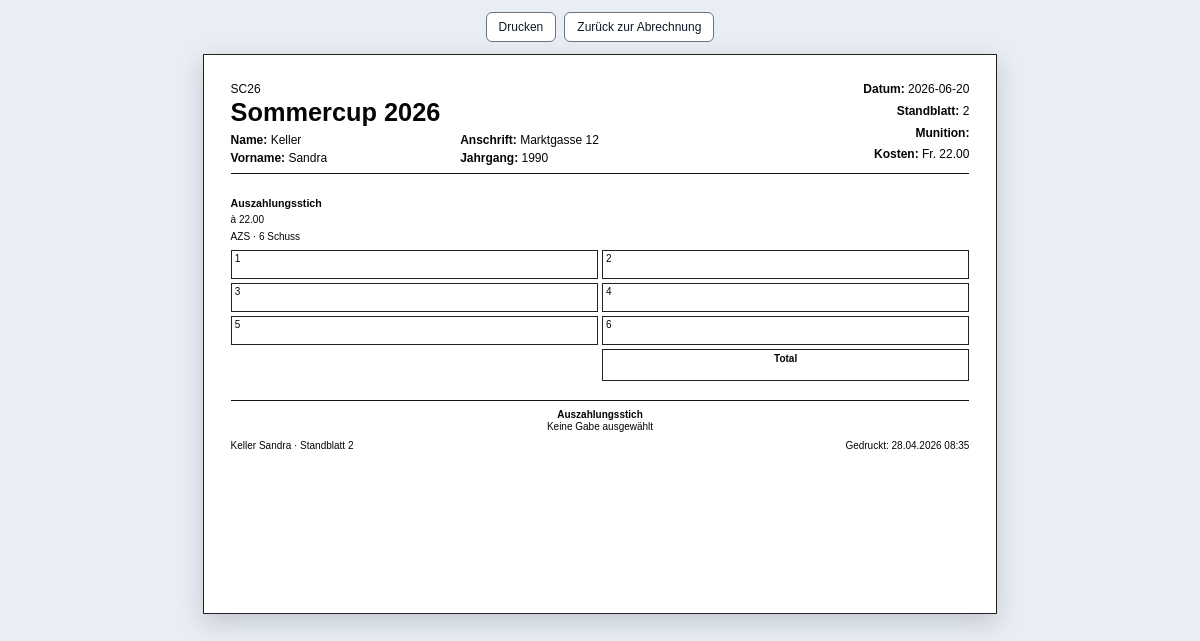
Page /anlass/2/loesen/2/abrechnen/druck (signed in) on the committed database.
### tables this page shows
CREATE TABLE anlass (
    id INT UNSIGNED AUTO_INCREMENT PRIMARY KEY,
    fk_adress_id_creator INT UNSIGNED NULL,
    fk_adress_id_modifier INT UNSIGNED NULL,
    name_anlass VARCHAR(190) NOT NULL,
    shortname_anlass VARCHAR(100) NULL,
    start_anlass DATE NULL,
    end_anlass DATE NULL,
    created_by_user_id INT UNSIGNED NULL,
    created_at TIMESTAMP NOT NULL DEFAULT CURRENT_TIMESTAMP,
    updated_by_user_id INT UNSIGNED NULL,
    updated_at TIMESTAMP NOT NULL DEFAULT CURRENT_TIMESTAMP ON UPDATE CURRENT_TIMESTAMP,
    CONSTRAINT fk_anlass_adress_creator
        FOREIGN KEY (fk_adress_id_creator) REFERENCES adressen(id)
        ON DELETE SET NULL,
    CONSTRAINT fk_anlass_adress_modifier
        FOREIGN KEY (fk_adress_id_modifier) REFERENCES adressen(id)
        ON DELETE SET NULL,
    CONSTRAINT fk_anlass_created_by
        FOREIGN KEY (created_by_user_id) REFERENCES users(id)
        ON DELETE SET NULL,
    CONSTRAINT fk_anlass_updated_by
        FOREIGN KEY (updated_by_user_id) REFERENCES users(id)
        ON DELETE SET NULL
);

CREATE TABLE adressen (
    id INT UNSIGNED AUTO_INCREMENT PRIMARY KEY,
    creator_adress_id INT UNSIGNED NULL,
    modifier_adress_id INT UNSIGNED NULL,
    anrede VARCHAR(50) NULL,
    firmen_anrede VARCHAR(100) NULL,
    nachname VARCHAR(150) NOT NULL,
    vorname VARCHAR(150) NULL,
    zusatz VARCHAR(150) NULL,
    strasse VARCHAR(190) NULL,
    postfach VARCHAR(100) NULL,
    nation VARCHAR(100) NULL,
    plz_id INT UNSIGNED NULL,
    telefon VARCHAR(50) NULL,
    email VARCHAR(190) NULL,
    notiz TEXT NULL,
    geburtsdatum DATE NULL,
    lizenz VARCHAR(100) NULL,
    passwort VARCHAR(255) NULL,
    created_by_user_id INT UNSIGNED NULL,
    created_at TIMESTAMP NOT NULL DEFAULT CURRENT_TIMESTAMP,
    updated_by_user_id INT UNSIGNED NULL,
    updated_at TIMESTAMP NOT NULL DEFAULT CURRENT_TIMESTAMP ON UPDATE CURRENT_TIMESTAMP,
    CONSTRAINT fk_adressen_creator_adress
        FOREIGN KEY (creator_adress_id) REFERENCES adressen(id)
        ON DELETE SET NULL,
    CONSTRAINT fk_adressen_modifier_adress
        FOREIGN KEY (modifier_adress_id) REFERENCES adressen(id)
        ON DELETE SET NULL,
    CONSTRAINT fk_adressen_plz
        FOREIGN KEY (plz_id) REFERENCES plz(id)
        ON DELETE SET NULL,
    CONSTRAINT fk_adressen_created_by
        FOREIGN KEY (created_by_user_id) REFERENCES users(id)
        ON DELETE SET NULL,
    CONSTRAINT fk_adressen_updated_by
        FOREIGN KEY (updated_by_user_id) REFERENCES users(id)
        ON DELETE SET NULL
);

CREATE TABLE standblatt (
    id INT UNSIGNED AUTO_INCREMENT PRIMARY KEY,
    id_anlass INT UNSIGNED NOT NULL,
    id_adresse INT UNSIGNED NOT NULL,
    datum DATE NULL,
    kosten DECIMAL(10,2) NULL,
    gaben_geprueft TINYINT(1) NOT NULL DEFAULT 0,
    created_by_user_id INT UNSIGNED NULL,
    created_at TIMESTAMP NOT NULL DEFAULT CURRENT_TIMESTAMP,
    updated_by_user_id INT UNSIGNED NULL,
    updated_at TIMESTAMP NOT NULL DEFAULT CURRENT_TIMESTAMP ON UPDATE CURRENT_TIMESTAMP,
    CONSTRAINT fk_standblatt_anlass
        FOREIGN KEY (id_anlass) REFERENCES anlass(id)
        ON DELETE CASCADE,
    CONSTRAINT fk_standblatt_adresse
        FOREIGN KEY (id_adresse) REFERENCES adressen(id)
        ON DELETE RESTRICT,
    CONSTRAINT fk_standblatt_created_by
        FOREIGN KEY (created_by_user_id) REFERENCES users(id)
        ON DELETE SET NULL,
    CONSTRAINT fk_standblatt_updated_by
        FOREIGN KEY (updated_by_user_id) REFERENCES users(id)
        ON DELETE SET NULL
);

CREATE TABLE standblatt_stich (
    id INT UNSIGNED AUTO_INCREMENT PRIMARY KEY,
    id_standblatt INT UNSIGNED NOT NULL,
    id_stich INT UNSIGNED NOT NULL,
    anzahl_stiche INT UNSIGNED NOT NULL DEFAULT 0,
    created_by_user_id INT UNSIGNED NULL,
    created_at TIMESTAMP NOT NULL DEFAULT CURRENT_TIMESTAMP,
    updated_by_user_id INT UNSIGNED NULL,
    updated_at TIMESTAMP NOT NULL DEFAULT CURRENT_TIMESTAMP ON UPDATE CURRENT_TIMESTAMP,
    CONSTRAINT fk_standblatt_stich_standblatt
        FOREIGN KEY (id_standblatt) REFERENCES standblatt(id)
        ON DELETE CASCADE,
    CONSTRAINT fk_standblatt_stich_stich
        FOREIGN KEY (id_stich) REFERENCES stich(id)
        ON DELETE CASCADE,
    CONSTRAINT fk_standblatt_stich_created_by
        FOREIGN KEY (created_by_user_id) REFERENCES users(id)
        ON DELETE SET NULL,
    CONSTRAINT fk_standblatt_stich_updated_by
        FOREIGN KEY (updated_by_user_id) REFERENCES users(id)
        ON DELETE SET NULL,
    UNIQUE KEY uq_standblatt_stich (id_standblatt, id_stich)
);

CREATE TABLE stich (
    id INT UNSIGNED AUTO_INCREMENT PRIMARY KEY,
    id_anlass INT UNSIGNED NOT NULL,
    id_disziplin INT UNSIGNED NULL,
    name VARCHAR(150) NOT NULL,
    short_name VARCHAR(50) NULL,
    anzeige_id VARCHAR(50) NULL,
    scheibe VARCHAR(50) NULL,
    wertigkeit DECIMAL(10,2) NULL,
    anzahl_schuss SMALLINT UNSIGNED NULL,
    anzahl_passen SMALLINT UNSIGNED NULL,
    preis DECIMAL(10,2) NULL,
    verbindung VARCHAR(100) NULL,
    created_by_user_id INT UNSIGNED NULL,
    created_at TIMESTAMP NOT NULL DEFAULT CURRENT_TIMESTAMP,
    updated_by_user_id INT UNSIGNED NULL,
    updated_at TIMESTAMP NOT NULL DEFAULT CURRENT_TIMESTAMP ON UPDATE CURRENT_TIMESTAMP,
    CONSTRAINT fk_stich_anlass
        FOREIGN KEY (id_anlass) REFERENCES anlass(id)
        ON DELETE CASCADE,
    CONSTRAINT fk_stich_created_by
        FOREIGN KEY (created_by_user_id) REFERENCES users(id)
        ON DELETE SET NULL,
    CONSTRAINT fk_stich_updated_by
        FOREIGN KEY (updated_by_user_id) REFERENCES users(id)
        ON DELETE SET NULL
);

### app/Views/abrechnen/abrechnenPrint.php (the view, shortened to what the rows shown need)
<?php
$anlassId = (int) $anlass['id'];
$standblattId = (int) $standblatt['id'];
$name = trim((string) (($adresse['nachname'] ?? '') . ' ' . ($adresse['vorname'] ?? '')));
$vorname = trim((string) ($adresse['vorname'] ?? ''));
$nachname = trim((string) ($adresse['nachname'] ?? ''));
$ort = trim((string) (($adresse['plz4'] ?? '') . ' ' . ($adresse['ortschaftsname'] ?? '')));
$geburtsjahr = '';
if (!empty($adresse['geburtsdatum'])) {
    $geburtsjahr = substr((string) $adresse['geburtsdatum'], 0, 4);
}
$kosten = (float) ($standblatt['kosten'] ?? 0);
$rows = (array) ($auswertung['rows'] ?? []);
$gabenVergleich = (array) ($gabenVergleich ?? []);
$formatMoney = static fn (float $value): string => number_format($value, 2, '.', "'");
$printGroups = [];
foreach ($rows as $row) {
    $anzahlSchuss = max(1, (int) ($row['anzahl_schuss'] ?? count((array) ($row['schuesse'] ?? [])) ?: 1));
    $anzahlStiche = max(1, (int) ($row['anzahl_stiche'] ?? 1));
    $columns = max(1, min(4, (int) ceil($anzahlSchuss / 5)));
    $schuesse = array_values((array) ($row['schuesse'] ?? []));
    for ($groupIndex = 0; $groupIndex < $anzahlStiche; $groupIndex++) {
        $groupSchuesse = array_slice($schuesse, $groupIndex * $anzahlSchuss, $anzahlSchuss);
        $groupTotal = array_sum(array_map(static fn (array $schuss): float => (float) ($schuss['primaerwertung'] ?? 0), $groupSchuesse));
        $printGroups[] = [
            'name' => (string) ($row['bezeichnung'] ?? 'Stich'),
            'short_name' => (string) ($row['kurzname'] ?? ''),
            'preis' => (float) ($row['preis'] ?? 0),
            'schuss' => $anzahlSchuss,
            'columns' => $columns,
            'werte' => $groupSchuesse,
            'total' => $groupTotal,
        ];
    }
}
?>
<!DOCTYPE html>
<html lang="de">
<head>
</head>
<body>
    <div class="screen-actions">
        <button type="button" onclick="window.print()">Drucken</button>
        <a href="<?= htmlspecialchars(Url::app('/anlass/' . $anlassId . '/loesen/' . $standblattId . '/abrechnen')) ?>">Zurück zur Abrechnung</a>
    </div>
    <main class="sheet">
        <header class="header">
            <div>
                <div class="club"><?= htmlspecialchars((string) (($anlass['shortname_anlass'] ?? '') ?: 'Sportschützen')) ?></div>
                <div class="title"><?= htmlspecialchars((string) $anlass['name_anlass']) ?></div>
                <div class="person-grid">
                    <div><span class="label">Name:</span> <?= htmlspecialchars($nachname) ?></div>
                    <div><span class="label">Anschrift:</span> <?= htmlspecialchars((string) ($adresse['strasse'] ?? '')) ?></div>
                    <div><?= htmlspecialchars($ort) ?></div>
                    <div><span class="label">Vorname:</span> <?= htmlspecialchars($vorname) ?></div>
                    <div><span class="label">Jahrgang:</span> <?= htmlspecialchars($geburtsjahr) ?></div>
                    <div></div>
                </div>
            </div>
            <div class="meta">
                <div><span class="label">Datum:</span> <?= htmlspecialchars((string) ($standblatt['datum'] ?: date('d.m.Y'))) ?></div>
                <div><span class="label">Standblatt:</span> <?= htmlspecialchars((string) $standblattId) ?></div>
                <div><span class="label">Munition:</span></div>
                <div><span class="label">Kosten:</span> Fr. <?= htmlspecialchars($formatMoney($kosten)) ?></div>
            </div>
        </header>
        <section class="shoot-grid">
            <?php if ($printGroups === []): ?>
                <div class="shot-group" style="grid-template-columns: 1fr;">
                    <div class="shot-cell">Keine Schussdaten</div>
                </div>
            <?php else: ?>
                <?php foreach ($printGroups as $group): ?>
                    <div
                        class="shot-group"
                        style="grid-template-columns: repeat(<?= htmlspecialchars((string) $group['columns']) ?>, minmax(0, 1fr));"
                    >
                        <div class="shot-group-title">
                            <strong><?= htmlspecialchars((string) $group['name']) ?></strong>
                            <span>à <?= htmlspecialchars($formatMoney((float) ($group['preis'] ?? 0))) ?></span>
                            <span><?= htmlspecialchars((string) $group['short_name']) ?> · <?= htmlspecialchars((string) $group['schuss']) ?> Schuss</span>
                        </div>
                        <?php for ($shot = 1; $shot <= (int) $group['schuss']; $shot++): ?>
                            <div class="shot-cell">
                                <?= htmlspecialchars((string) $shot) ?>
                            </div>
                        <?php endfor; ?>
                        <div class="total-cell" style="grid-column: <?= htmlspecialchars((string) $group['columns']) ?>;">
                            Total
                        </div>
                    </div>
                <?php endforeach; ?>
            <?php endif; ?>
        </section>
        <footer class="footer">
            <div class="awards">
                <?php if ($gabenVergleich === []): ?>
                    <div class="award">Keine Gaben hinterlegt</div>
                <?php else: ?>
                    <?php foreach ($gabenVergleich as $gruppe): ?>
                        <div class="award">
                            <strong><?= htmlspecialchars((string) $gruppe['bezeichnung']) ?></strong><br>
                            <?php $selectedGaben = array_values(array_filter((array) ($gruppe['gaben'] ?? []), static fn (array $gabe): bool => !empty($gabe['selected']))); ?>
                            <?php if ($selectedGaben === []): ?>
                                Keine Gabe ausgewählt
                            <?php endif; ?>
                        </div>
                    <?php endforeach; ?>
                <?php endif; ?>
            </div>
            <div class="print-note">
                <div><?= htmlspecialchars($name) ?> · Standblatt <?= htmlspecialchars((string) $standblattId) ?></div>
                <div>Gedruckt: <?= htmlspecialchars(date('d.m.Y H:i')) ?></div>
            </div>
        </footer>
    </main>
</body>
</html>

### app/Core/Router.php (shortened to what the rows shown need)
<?php
final class Router
{
    private array $routes = [];
    public function dispatch(string $method, string $uri): void
    {
        $path = $this->normalizePath($uri);
        foreach ($this->routes[$method] ?? [] as $route) {
            if (!preg_match($route['pattern'], $path, $matches)) {
                continue;
            }
            $params = [];
            foreach ($matches as $key => $value) {
                if (is_string($key)) {
                    $params[$key] = $value;
                }
            }
            $route['handler']($params);
            return;
        }
    }
    private function map(string $method, string $path, callable $handler): void
    {
        $normalizedPath = $this->normalizePath($path);
        $quotedPath = preg_quote($normalizedPath, '#');
        $pattern = preg_replace_callback(
            '/\\\\\{([a-zA-Z_][a-zA-Z0-9_]*)\\\\\}/',
            static fn (array $matches): string => '(?P<' . $matches[1] . '>[^/]+)',
            $quotedPath
        );
        $this->routes[$method][] = [
            'path' => $normalizedPath,
            'pattern' => '#^' . $pattern . '$#',
            'handler' => $handler,
        ];
    }
    private function normalizePath(string $path): string
    {
        $path = parse_url($path, PHP_URL_PATH) ?: '/';
        if ($path !== '/') {
            $path = rtrim($path, '/');
        }
        return $path === '' ? '/' : $path;
    }
}

### rows in the picture
anlass: shortname_anlass "SC26", name_anlass "Sommercup 2026"
adressen: nachname "Keller", strasse "Marktgasse 12", vorname "Sandra", geburtsdatum "1990", name "Keller Sandra"
standblatt: id "2", kosten "22.00"
standblatt_stich: id_stich.name "Auszahlungsstich", id_stich.preis "22.00", id_stich.short_name "AZS", id_stich.anzahl_schuss "6"
